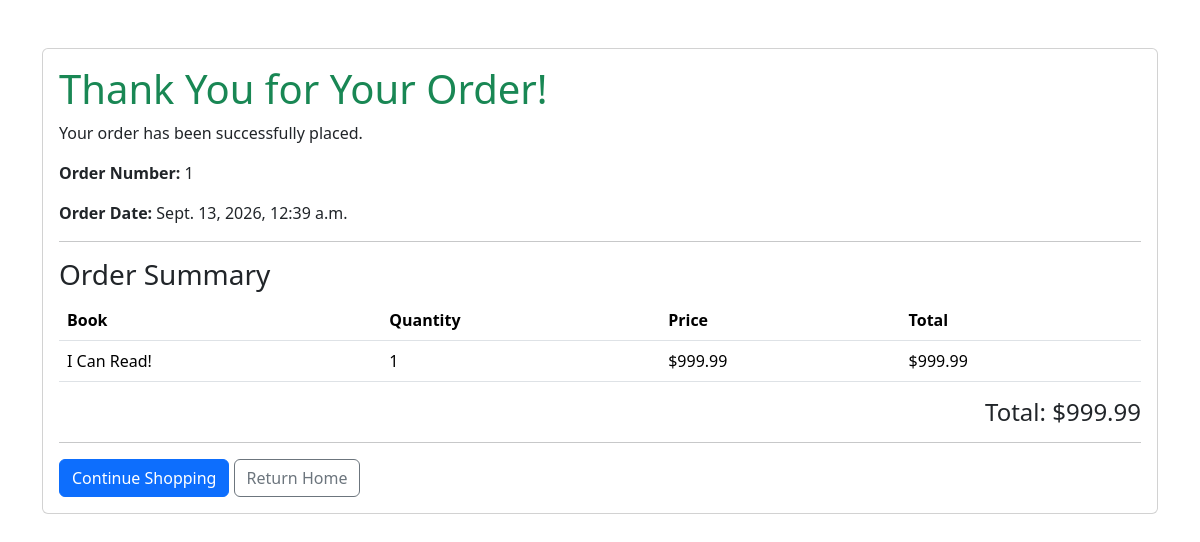
/sales/confirmation/1/, run on the app's committed database.
### sales/models.py (models this page shows, shortened)
class Sale(models.Model):
    customer = models.ForeignKey(Customer, on_delete=models.SET_NULL, null=True, blank=True)
    user = models.ForeignKey(settings.AUTH_USER_MODEL, on_delete=models.SET_NULL, null=True, blank=True)
    sale_date = models.DateTimeField(auto_now_add=True)
    subtotal = models.DecimalField(max_digits=10, decimal_places=2, default=0)
    tax = models.DecimalField(max_digits=10, decimal_places=2, default=0)
    total = models.DecimalField(max_digits=10, decimal_places=2, default=0)
    payment_method = models.CharField(max_length=20, blank=True)
    amount_paid = models.DecimalField(max_digits=10, decimal_places=2, default=0)
    change_due = models.DecimalField(max_digits=10, decimal_places=2, default=0)

class SaleItem(models.Model):
    sale = models.ForeignKey(Sale, on_delete=models.CASCADE)
    book = models.ForeignKey(Book, on_delete=models.PROTECT)
    quantity = models.PositiveIntegerField(default=1)
    price_each = models.DecimalField(max_digits=10, decimal_places=2)
    line_total = models.DecimalField(max_digits=10, decimal_places=2)

### inventory/models.py (models this page shows, shortened)
class Book(models.Model):
    title = models.CharField(max_length=200)
    author = models.CharField(max_length=200, blank=True)
    isbn = models.CharField(max_length=20, blank=True)
    price = models.DecimalField(max_digits=10, decimal_places=2, null=True, blank=True)
    quantity = models.IntegerField(default=0)
    shelf_location = models.CharField(max_length=50, blank=True)

### sales/views.py (the view)
# urls.py: path("confirmation/<int:sale_id>/",views.confirmation,name="confirmation"),
def confirmation(request, sale_id):
    sale = get_object_or_404(Sale, id=sale_id)
    items = SaleItem.objects.filter(
        sale=sale
    ).select_related("book")
    return render(
        request,
        "sales/confirmation.html",
        {
            "sale": sale,
            "items": items,
        },
    )

### sales/templates/sales/confirmation.html (shortened to what this page needs)
<!DOCTYPE html>
<html>
<head>
    <link
        href="https://cdn.jsdelivr.net/npm/bootstrap@5/dist/css/bootstrap.min.css"
        rel="stylesheet"
    >
</head>
<body class="container py-5">
    <div class="card">
        <div class="card-body">
            <h1 class="text-success">
                Thank You for Your Order!
            </h1>
            <p>
                Your order has been successfully placed.
            </p>
            <p>
                <strong>Order Number:</strong>
                {{ sale.id }}
            </p>
            <p>
                <strong>Order Date:</strong>
                {{ sale.sale_date }}
            </p>
            <hr>
            <h3>Order Summary</h3>
            <table class="table">
                <thead>
                    <tr>
                        <th>Book</th>
                        <th>Quantity</th>
                        <th>Price</th>
                        <th>Total</th>
                    </tr>
                </thead>
                <tbody>
                    {% for item in items %}
                    <tr>
                        <td>
                            {{ item.book.title }}
                        </td>
                        <td>
                            {{ item.quantity }}
                        </td>
                        <td>
                            ${{ item.price_each }}
                        </td>
                        <td>
                            ${{ item.line_total }}
                        </td>
                    </tr>
                    {% endfor %}
                </tbody>
            </table>
            <h4 class="text-end">
                Total: ${{ sale.total }}
            </h4>
            <hr>
            <a href="{% url 'books' %}" class="btn btn-primary">
                Continue Shopping
            </a>
            <a href="/" class="btn btn-outline-secondary">
                Return Home
            </a>
        </div>
    </div>
</body>
</html>

### data on the page
Sale: id "1", sale_date "Sept. 13, 2026, 12:39 a.m.", total "999.99"
SaleItem: book "I Can Read!", quantity "1", price_each "999.99", line_total "999.99"
